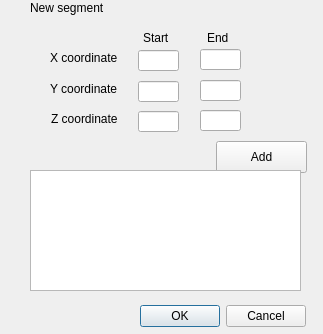
<?xml version="1.0" encoding="UTF-8"?>
<ui version="4.0">
 <class>Object3DDialog</class>
 <widget class="QDialog" name="Object3DDialog">
  <property name="windowModality">
   <enum>Qt::WindowModal</enum>
  </property>
  <property name="geometry">
   <rect>
    <x>0</x>
    <y>0</y>
    <width>323</width>
    <height>334</height>
   </rect>
  </property>
  <property name="windowTitle">
   <string>Add object 3D</string>
  </property>
  <property name="modal">
   <bool>true</bool>
  </property>
  <widget class="QDialogButtonBox" name="buttonBox">
   <property name="geometry">
    <rect>
     <x>125</x>
     <y>300</y>
     <width>181</width>
     <height>32</height>
    </rect>
   </property>
   <property name="orientation">
    <enum>Qt::Horizontal</enum>
   </property>
   <property name="standardButtons">
    <set>QDialogButtonBox::Cancel|QDialogButtonBox::Ok</set>
   </property>
  </widget>
  <widget class="QWidget" name="widget" native="true">
   <property name="geometry">
    <rect>
     <x>30</x>
     <y>20</y>
     <width>271</width>
     <height>121</height>
    </rect>
   </property>
   <widget class="QLabel" name="label">
    <property name="geometry">
     <rect>
      <x>20</x>
      <y>30</y>
      <width>80</width>
      <height>16</height>
     </rect>
    </property>
    <property name="text">
     <string>X coordinate</string>
    </property>
   </widget>
   <widget class="QLineEdit" name="x0Coordinate">
    <property name="geometry">
     <rect>
      <x>108</x>
      <y>30</y>
      <width>41</width>
      <height>21</height>
     </rect>
    </property>
   </widget>
   <widget class="QLabel" name="label_2">
    <property name="geometry">
     <rect>
      <x>20</x>
      <y>61</y>
      <width>80</width>
      <height>16</height>
     </rect>
    </property>
    <property name="text">
     <string>Y coordinate</string>
    </property>
   </widget>
   <widget class="QLineEdit" name="y0Coordinate">
    <property name="geometry">
     <rect>
      <x>108</x>
      <y>61</y>
      <width>41</width>
      <height>21</height>
     </rect>
    </property>
   </widget>
   <widget class="QLineEdit" name="z0Coordinate">
    <property name="geometry">
     <rect>
      <x>108</x>
      <y>91</y>
      <width>41</width>
      <height>21</height>
     </rect>
    </property>
   </widget>
   <widget class="QLabel" name="label_4">
    <property name="geometry">
     <rect>
      <x>21</x>
      <y>91</y>
      <width>79</width>
      <height>16</height>
     </rect>
    </property>
    <property name="text">
     <string>Z coordinate</string>
    </property>
   </widget>
   <widget class="QLabel" name="label_5">
    <property name="geometry">
     <rect>
      <x>113</x>
      <y>10</y>
      <width>30</width>
      <height>16</height>
     </rect>
    </property>
    <property name="text">
     <string>Start</string>
    </property>
   </widget>
   <widget class="QLineEdit" name="x1Coordinate">
    <property name="geometry">
     <rect>
      <x>170</x>
      <y>29</y>
      <width>41</width>
      <height>21</height>
     </rect>
    </property>
   </widget>
   <widget class="QLineEdit" name="y1Coordinate">
    <property name="geometry">
     <rect>
      <x>170</x>
      <y>60</y>
      <width>41</width>
      <height>21</height>
     </rect>
    </property>
   </widget>
   <widget class="QLineEdit" name="z1Coordinate">
    <property name="geometry">
     <rect>
      <x>170</x>
      <y>90</y>
      <width>41</width>
      <height>21</height>
     </rect>
    </property>
   </widget>
   <widget class="QLabel" name="label_6">
    <property name="geometry">
     <rect>
      <x>177</x>
      <y>10</y>
      <width>30</width>
      <height>16</height>
     </rect>
    </property>
    <property name="text">
     <string>End</string>
    </property>
   </widget>
  </widget>
  <widget class="QPushButton" name="addButton">
   <property name="geometry">
    <rect>
     <x>216</x>
     <y>141</y>
     <width>91</width>
     <height>32</height>
    </rect>
   </property>
   <property name="text">
    <string>Add</string>
   </property>
  </widget>
  <widget class="QTableWidget" name="tableWidget">
   <property name="geometry">
    <rect>
     <x>30</x>
     <y>170</y>
     <width>271</width>
     <height>121</height>
    </rect>
   </property>
   <attribute name="horizontalHeaderDefaultSectionSize">
    <number>50</number>
   </attribute>
  </widget>
  <widget class="QLabel" name="label_3">
   <property name="geometry">
    <rect>
     <x>30</x>
     <y>0</y>
     <width>111</width>
     <height>16</height>
    </rect>
   </property>
   <property name="text">
    <string>New segment</string>
   </property>
  </widget>
 </widget>
 <resources/>
 <connections>
  <connection>
   <sender>buttonBox</sender>
   <signal>rejected()</signal>
   <receiver>Object3DDialog</receiver>
   <slot>reject()</slot>
   <hints>
    <hint type="sourcelabel">
     <x>316</x>
     <y>260</y>
    </hint>
    <hint type="destinationlabel">
     <x>286</x>
     <y>274</y>
    </hint>
   </hints>
  </connection>
 </connections>
</ui>
